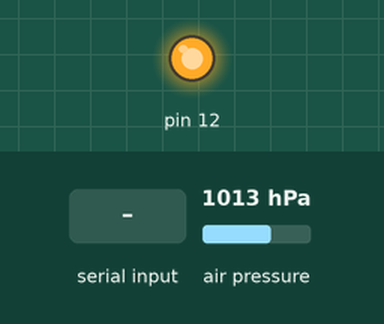
The sketch below on a simulated Arduino Leonardo, built with avr-gcc and run on an emulated ATmega32U4. On the bench: output pins drawn as LEDs (lit = HIGH). Inputs (shaded band) come from the test bench; at power-on: air pressure 1013 hPa. The modem accepts every AT command (registered, SIM ready, sends succeed) and sends nothing else; what the sketch prints to the serial monitor is not drawn.

Above: at 1.9 s.
2.0 s: byte 30 received over Serial
At 2.16 s:
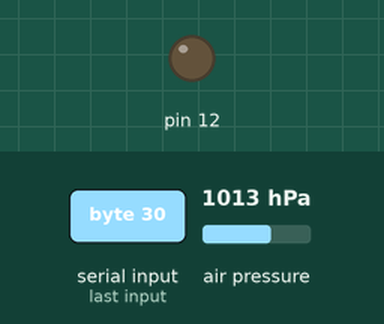
Timing chart, 0 to 5.0 s (numbered marks = the images above; inputs shaded):
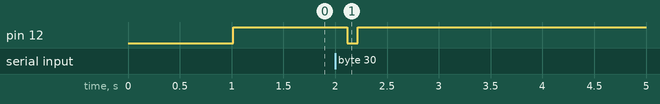

The sketch:

hardware_test.ino
```cpp
#include "Wire.h"
#include "I2Cdev.h"
#include "MPU6050_6Axis_MotionApps20.h"
#include <Adafruit_BMP085.h> // barometer
MPU6050 mpu;
Adafruit_BMP085 bmp;

#define DEBUG_SERIAL //endable this for debugging

#define OUTPUT_READABLE_REALACCEL


#define OUTPUT_READABLE_WORLDACCEL

#define LED_PIN 13 // (Arduino is 13, Teensy is 11, Teensy++ is 6)
bool blinkState = false;

// MPU control/status vars
bool dmpReady = false;  // set true if DMP init was successful
uint8_t mpuIntStatus;   // holds actual interrupt status byte from MPU
uint8_t devStatus;      // return status after each device operation (0 = success, !0 = error)
uint16_t packetSize;    // expected DMP packet size (default is 42 bytes)
uint16_t fifoCount;     // count of all bytes currently in FIFO
uint8_t fifoBuffer[64]; // FIFO storage buffer

// orientation/motion vars
Quaternion q;           // [w, x, y, z]         quaternion container
VectorInt16 aa;         // [x, y, z]            accel sensor measurements
VectorInt16 aaReal;     // [x, y, z]            gravity-free accel sensor measurements
VectorInt16 aaWorld;    // [x, y, z]            world-frame accel sensor measurements
VectorFloat gravity;    // [x, y, z]            gravity vector
float euler[3];         // [psi, theta, phi]    Euler angle container
float ypr[3];           // [yaw, pitch, roll]   yaw/pitch/roll container and gravity vector

int incomingByte = 0;


// ================================================================
// ===               INTERRUPT DETECTION ROUTINE                ===
// ================================================================

volatile bool mpuInterrupt = false;     // indicates whether MPU interrupt pin has gone high
void dmpDataReady() {
  mpuInterrupt = true;
}


void setup() {

  Serial1.begin(9600); //this is ONLY needed for Leonardo! to connect to the Bluetooth module
  #ifdef DEBUG_SERIAL
  Serial.begin(9600);

  while (!Serial) {
    //a little wait
  }
  delay(1000);
  Serial.println(F("Serial data coming;;"));
  #endif


  tests();
}

void loop() {

}

void serialRead() {
  //#ifdef DEBUG_SERIAL
  while (Serial1.available()) {
    // read the incoming byte:
    incomingByte = Serial.read();

    // say what you got:
    Serial.print("received: ");
    Serial.println(incomingByte, DEC);
  }
  //#endif
}
void tests() {
  #ifdef DEBUG_SERIAL
  Serial.println(F("\tTESTS\t"));
  Serial.print(F("Gyroscope: \t"));
  #endif
  gyroscope();
  #ifdef DEBUG_SERIAL
  Serial.print(F("Testing Barometer: \t"));
  #endif
  barometer();
  #ifdef DEBUG_SERIAL
  Serial.print(F("bluetooth: \t"));
  #endif
  bluetooth();
  delay(3000);
  #ifdef DEBUG_SERIAL
  Serial.print(F("motor 1: \t"));
  #endif
  motor1();

  /* this motor 2 is broken/not working - try replacing the mosfet */
  #ifdef DEBUG_SERIAL
  Serial.print(F("motor 2: \t"));
  #endif
  motor2();
  #ifdef DEBUG_SERIAL
  Serial.print(F("motor 3: \t"));
  #endif
  motor3();
  #ifdef DEBUG_SERIAL
  Serial.print(F("motor 4: \t"));
  #endif
  motor4();
}

void gyroscope() {
  /* mpu6050 */
   Wire.begin();
   mpu.initialize();
   #ifdef DEBUG_SERIAL
   Serial.println(mpu.testConnection() ? F("MPU6050 connection successful") : F("MPU6050 connection failed"));
   #endif
}

void rename_bluetooth() {
  //rename bluetooth and set password to 6969

  pinMode(12, OUTPUT);
  digitalWrite(12, HIGH);
  delay(100);
  serialRead();
  #ifdef DEBUG_SERIAL
  Serial.print(F("Setting Name: "));
  #endif
  Serial1.println("AT+NAME=Quadrino");
  serialRead();
  #ifdef DEBUG_SERIAL
  Serial.println("Quadrino");
  #endif
  delay(1000);
  digitalWrite(12,LOW);
  delay(100);
  digitalWrite(12,HIGH);
  delay(100);
  #ifdef DEBUG_SERIAL
  Serial.print(F("Setting password: "));
  #endif
  Serial1.println("AT+PSWD=6969");
  #ifdef DEBUG_SERIAL
  serialRead();
  Serial.println("6969");
  #endif
  delay(1000);
  pinMode(12, INPUT);
  digitalWrite(12, LOW);

}

void barometer() {
  /*BMP085*/
 if (!bmp.begin()) {
   #ifdef DEBUG_SERIAL
    Serial.println(F("Could not find a valid BMP085 sensor, check wiring!"));
    #endif
  } else {
    #ifdef DEBUG_SERIAL
    Serial.print("Altitude = ");
    Serial.print(bmp.readAltitude());
    Serial.println(" meters");
    #endif
  }
}
void bluetooth() {
  /* comms */

  if (Serial1) {
    serialRead();
    #ifdef DEBUG_SERIAL
    Serial.println(F("Works")) ;
    #endif
  }else {
    #ifdef DEBUG_SERIAL
    Serial.println(F("Failed"));
    #endif
  }
  rename_bluetooth();
}

void motor1() {
  int led = 9;
  analogWrite(led, 50);
  delay(2000);
  #ifdef DEBUG_SERIAL
  Serial.println(F("Works"));
  #endif
  analogWrite(led, 0);
}
void motor2() {
  /* broken */
  int led = 10;
  analogWrite(led, 50);
  delay(2000);
  #ifdef DEBUG_SERIAL
  Serial.println(F("Works"));
  #endif
  analogWrite(led, 0);
}

void motor3() {
  int led = 11;
  analogWrite(led, 50);
  delay(2000);
  #ifdef DEBUG_SERIAL
  Serial.println(F("Works"));
  #endif
  analogWrite(led, 0);
}

void motor4() {
  int led = 6;
  analogWrite(led, 50);
  delay(2000);
  #ifdef DEBUG_SERIAL
  Serial.println(F("Works"));
  #endif
  analogWrite(led, 0);
}
```
